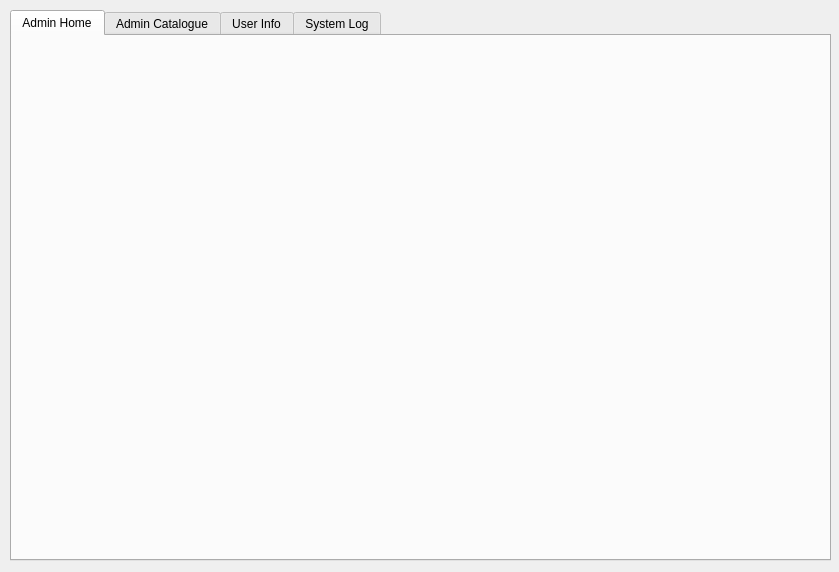
<?xml version="1.0" encoding="UTF-8"?>
<ui version="4.0">
 <class>admin</class>
 <widget class="QDialog" name="admin">
  <property name="geometry">
   <rect>
    <x>0</x>
    <y>0</y>
    <width>839</width>
    <height>572</height>
   </rect>
  </property>
  <property name="windowTitle">
   <string>Dialog</string>
  </property>
  <widget class="QTabWidget" name="admin_2">
   <property name="geometry">
    <rect>
     <x>10</x>
     <y>10</y>
     <width>821</width>
     <height>551</height>
    </rect>
   </property>
   <property name="currentIndex">
    <number>0</number>
   </property>
   <widget class="QWidget" name="widget">
    <attribute name="title">
     <string>Admin Home</string>
    </attribute>
   </widget>
   <widget class="QWidget" name="tab_3">
    <attribute name="title">
     <string>Admin Catalogue</string>
    </attribute>
   </widget>
   <widget class="QWidget" name="tab_2">
    <attribute name="title">
     <string>User Info</string>
    </attribute>
   </widget>
   <widget class="QWidget" name="tab_4">
    <attribute name="title">
     <string>System Log</string>
    </attribute>
   </widget>
  </widget>
 </widget>
 <resources/>
 <connections/>
</ui>
